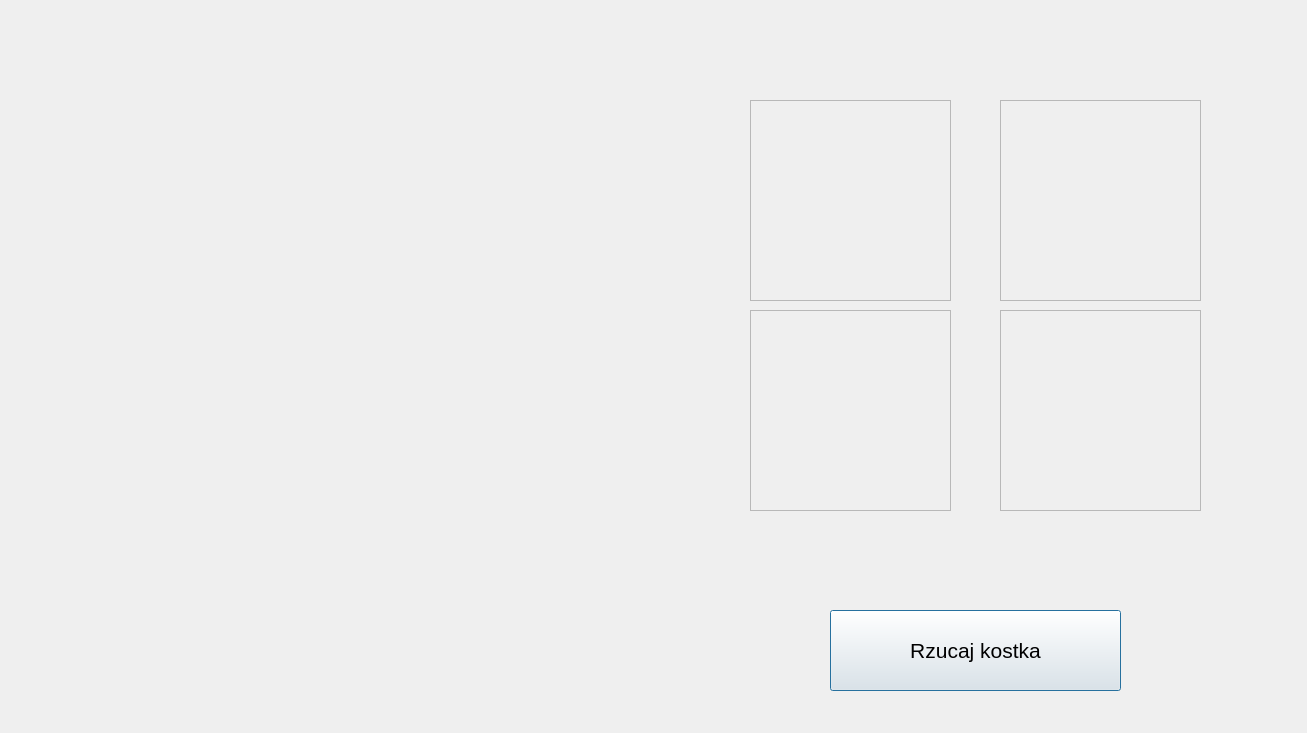
<?xml version="1.0" encoding="UTF-8"?>
<ui version="4.0">
 <class>Gra</class>
 <widget class="QDialog" name="Gra">
  <property name="geometry">
   <rect>
    <x>0</x>
    <y>0</y>
    <width>1307</width>
    <height>733</height>
   </rect>
  </property>
  <widget class="QFrame" name="frame_2">
   <property name="geometry">
    <rect>
     <x>750</x>
     <y>310</y>
     <width>201</width>
     <height>201</height>
    </rect>
   </property>
   <property name="font">
    <font>
     <pointsize>14</pointsize>
    </font>
   </property>
   <property name="frameShape">
    <enum>QFrame::StyledPanel</enum>
   </property>
   <property name="frameShadow">
    <enum>QFrame::Raised</enum>
   </property>
   <widget class="QLabel" name="label_nr_2">
    <property name="geometry">
     <rect>
      <x>60</x>
      <y>20</y>
      <width>91</width>
      <height>31</height>
     </rect>
    </property>
    <property name="text">
     <string/>
    </property>
   </widget>
   <widget class="QLabel" name="label_im_2">
    <property name="geometry">
     <rect>
      <x>30</x>
      <y>55</y>
      <width>151</width>
      <height>21</height>
     </rect>
    </property>
    <property name="text">
     <string/>
    </property>
   </widget>
   <widget class="QLabel" name="label_nz_2">
    <property name="geometry">
     <rect>
      <x>30</x>
      <y>90</y>
      <width>151</width>
      <height>21</height>
     </rect>
    </property>
    <property name="text">
     <string/>
    </property>
   </widget>
  </widget>
  <widget class="QFrame" name="frame_3">
   <property name="geometry">
    <rect>
     <x>1000</x>
     <y>100</y>
     <width>201</width>
     <height>201</height>
    </rect>
   </property>
   <property name="font">
    <font>
     <pointsize>14</pointsize>
    </font>
   </property>
   <property name="frameShape">
    <enum>QFrame::StyledPanel</enum>
   </property>
   <property name="frameShadow">
    <enum>QFrame::Raised</enum>
   </property>
   <widget class="QLabel" name="label_nr_3">
    <property name="geometry">
     <rect>
      <x>70</x>
      <y>20</y>
      <width>81</width>
      <height>31</height>
     </rect>
    </property>
    <property name="text">
     <string/>
    </property>
   </widget>
   <widget class="QLabel" name="label_im_3">
    <property name="geometry">
     <rect>
      <x>30</x>
      <y>60</y>
      <width>141</width>
      <height>21</height>
     </rect>
    </property>
    <property name="text">
     <string/>
    </property>
   </widget>
   <widget class="QLabel" name="label_nz_3">
    <property name="geometry">
     <rect>
      <x>30</x>
      <y>90</y>
      <width>131</width>
      <height>21</height>
     </rect>
    </property>
    <property name="text">
     <string/>
    </property>
   </widget>
  </widget>
  <widget class="QFrame" name="frame_4">
   <property name="geometry">
    <rect>
     <x>1000</x>
     <y>310</y>
     <width>201</width>
     <height>201</height>
    </rect>
   </property>
   <property name="font">
    <font>
     <pointsize>14</pointsize>
    </font>
   </property>
   <property name="frameShape">
    <enum>QFrame::StyledPanel</enum>
   </property>
   <property name="frameShadow">
    <enum>QFrame::Raised</enum>
   </property>
   <widget class="QLabel" name="label_nr_4">
    <property name="geometry">
     <rect>
      <x>60</x>
      <y>20</y>
      <width>81</width>
      <height>31</height>
     </rect>
    </property>
    <property name="text">
     <string/>
    </property>
   </widget>
   <widget class="QLabel" name="label_im_4">
    <property name="geometry">
     <rect>
      <x>30</x>
      <y>60</y>
      <width>151</width>
      <height>16</height>
     </rect>
    </property>
    <property name="text">
     <string/>
    </property>
   </widget>
   <widget class="QLabel" name="label_nz_4">
    <property name="geometry">
     <rect>
      <x>30</x>
      <y>90</y>
      <width>151</width>
      <height>21</height>
     </rect>
    </property>
    <property name="text">
     <string/>
    </property>
   </widget>
  </widget>
  <widget class="QFrame" name="frame">
   <property name="geometry">
    <rect>
     <x>750</x>
     <y>100</y>
     <width>201</width>
     <height>201</height>
    </rect>
   </property>
   <property name="font">
    <font>
     <pointsize>14</pointsize>
    </font>
   </property>
   <property name="frameShape">
    <enum>QFrame::StyledPanel</enum>
   </property>
   <property name="frameShadow">
    <enum>QFrame::Raised</enum>
   </property>
   <widget class="QLabel" name="label_nr">
    <property name="geometry">
     <rect>
      <x>50</x>
      <y>20</y>
      <width>101</width>
      <height>31</height>
     </rect>
    </property>
    <property name="text">
     <string/>
    </property>
   </widget>
   <widget class="QLabel" name="label_im">
    <property name="geometry">
     <rect>
      <x>30</x>
      <y>60</y>
      <width>151</width>
      <height>31</height>
     </rect>
    </property>
    <property name="text">
     <string/>
    </property>
   </widget>
   <widget class="QLabel" name="label_nz">
    <property name="geometry">
     <rect>
      <x>30</x>
      <y>95</y>
      <width>141</width>
      <height>21</height>
     </rect>
    </property>
    <property name="text">
     <string/>
    </property>
   </widget>
  </widget>
  <widget class="QLabel" name="label_kom">
   <property name="geometry">
    <rect>
     <x>750</x>
     <y>520</y>
     <width>451</width>
     <height>121</height>
    </rect>
   </property>
   <property name="font">
    <font>
     <pointsize>16</pointsize>
     <weight>75</weight>
     <bold>true</bold>
    </font>
   </property>
   <property name="styleSheet">
    <string notr="true">border-color: rgb(170, 0, 0);</string>
   </property>
   <property name="text">
    <string/>
   </property>
  </widget>
  <widget class="QPushButton" name="pushButton">
   <property name="geometry">
    <rect>
     <x>830</x>
     <y>610</y>
     <width>291</width>
     <height>81</height>
    </rect>
   </property>
   <property name="font">
    <font>
     <pointsize>16</pointsize>
    </font>
   </property>
   <property name="text">
    <string>Rzucaj kostka</string>
   </property>
  </widget>
 </widget>
 <resources/>
 <connections/>
</ui>
